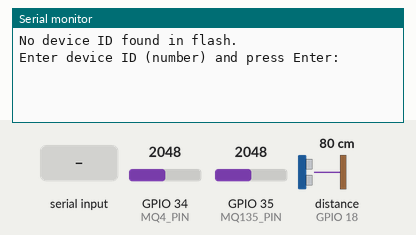
Recording of a program running on a simulated ESP32. On the bench: the last lines printed to the serial monitor. The inputs (shaded band) are chosen by the test bench; at power-on: distance to the obstacle (sensor on GPIO 18) 80 cm, GPIO 34 (MQ4_PIN) = 2048, GPIO 35 (MQ135_PIN) = 2048 (analog values on the 0–4095 scale). The echo pulse lasts 58.3 µs per cm; WiFi joins after 1.5 s; servers stay silent unless stated; uploads are accepted with an empty reply; EEPROM starts erased.

Above: at 2.0 s.
2.1 s: "90,45\n" received over Serial
At 2.9 s:
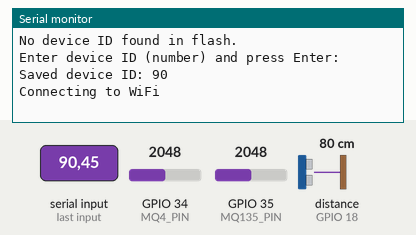
3.9 s: distance to the obstacle (sensor on GPIO 18) set to 4 cm
At 5.9 s:
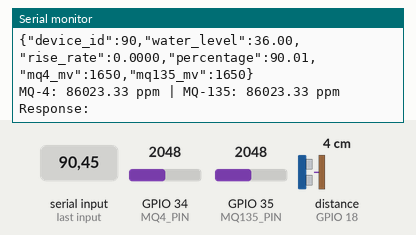

Measured:
- after the input at 2.1 s, the serial monitor: prints a new line at once (image 1)
- after the input at 3.9 s, the serial monitor: prints a new line after 1.1 s (image 2)

The program:

main.cpp
```cpp
#include <WiFi.h>
#include <HTTPClient.h>
#include <math.h>
#include <Preferences.h>
#include "WaterLevel.h"

Preferences preferences;
uint32_t deviceId = 0;

uint32_t getOrCreateDeviceId() {
    preferences.begin("sensor_cfg", false);

    uint32_t savedId = preferences.getUInt("device_id", 0);

    if (savedId == 0) {
        Serial.println("No device ID found in flash.");
        Serial.println("Enter device ID (number) and press Enter:");

        while (!Serial.available()) {
            delay(100);
        }

        String input = Serial.readStringUntil('\n');
        input.trim();

        if (input.length() == 0) {
            input = "1";
        }

        savedId = input.toInt();
        preferences.putUInt("device_id", savedId);
        Serial.print("Saved device ID: ");
        Serial.println(savedId);
    } else {
        Serial.print("Loaded device ID: ");
        Serial.println(savedId);
    }

    preferences.end();
    return savedId;
}

// ===== WIFI CONFIG =====
const char* ssid = "Esptest";
const char* password = "Gouda#15";

// ===== SERVER CONFIG =====
// Replace with your laptop IP (VERY IMPORTANT)
const char* serverURL = "http://10.226.209.237:5000/api/sensor_readings";

// ===== SENSOR CONFIG =====
#define TRIG_PIN 5
#define ECHO_PIN 18
#define BASE_HEIGHT_CM 40.0   // distance from sensor to bottom
#define MQ4_PIN 34   // connect MQ-4 A0/D0 output to GPIO34
#define MQ135_PIN 35 // connect MQ-135 A0/D0 output to GPIO35

// MQ-4 conversion constants
const float RL_VALUE = 1.0;       // Load resistance in kilo-ohms (adjust to your board)
const float R0_BASELINE = 10.0;   // Your calibrated sensor R0 value in clean air
const float A_MULTIPLIER = 1012.7; // Methane curve multiplier
const float B_EXPONENT = -2.786;  // Methane curve exponent

WaterLevel waterSensor(TRIG_PIN, ECHO_PIN, BASE_HEIGHT_CM);

struct GasSensorReadings {
    uint16_t mq4Raw;
    uint16_t mq135Raw;
    uint16_t mq4Mv;
    uint16_t mq135Mv;
};

GasSensorReadings readGasSensors() {
    GasSensorReadings readings = {0, 0, 0, 0};

    readings.mq4Raw = analogRead(MQ4_PIN);
    readings.mq135Raw = analogRead(MQ135_PIN);
    readings.mq4Mv = analogReadMilliVolts(MQ4_PIN);
    readings.mq135Mv = analogReadMilliVolts(MQ135_PIN);

    return readings;
}

float convertMvToPpm(uint32_t millivolts) {
    float vs = (float)millivolts / 1000.0;
    if (vs >= 5.0) vs = 4.99;
    if (vs <= 0.0) vs = 0.01;

    float rs = ((5.0 - vs) / vs) * RL_VALUE;
    float ratio = rs / R0_BASELINE;
    float ppm = A_MULTIPLIER * pow(ratio, B_EXPONENT);

    return ppm;
}

// Timing
unsigned long lastSendTime = 0;
const long sendInterval = 5000; // send every 5 sec

void setup() {
    Serial.begin(115200);
    delay(1000);
    deviceId = getOrCreateDeviceId();
    analogReadResolution(12);
    analogSetPinAttenuation(MQ4_PIN, ADC_11db);
    analogSetPinAttenuation(MQ135_PIN, ADC_11db);

    // Initialize sensor
    waterSensor.begin();

    // Connect to WiFi
    WiFi.begin(ssid, password);
    Serial.print("Connecting to WiFi");

    while (WiFi.status() != WL_CONNECTED) {
        delay(500);
        Serial.print(".");
    }

    Serial.println("\nConnected!");
    Serial.print("ESP32 IP: ");
    Serial.println(WiFi.localIP());
}

void loop() {
    waterSensor.update();

    unsigned long currentMillis = millis();

    if (currentMillis - lastSendTime >= sendInterval) {
        lastSendTime = currentMillis;

        if (WiFi.status() == WL_CONNECTED) {
            HTTPClient http;

            http.begin(serverURL);
            http.addHeader("Content-Type", "application/json");

            // Get sensor values
            float waterLevel = waterSensor.getWaterLevel();
            float riseRate = waterSensor.getRiseRate();
            float percentage = waterSensor.getPercentageFilled(BASE_HEIGHT_CM);
            GasSensorReadings gasReadings = readGasSensors();

            // Create JSON
            float mq4Ppm = convertMvToPpm(gasReadings.mq4Mv);
            float mq135Ppm = convertMvToPpm(gasReadings.mq135Mv);

            String jsonData = "{";
               jsonData += "\"device_id\":" + String(deviceId) + ",";
               jsonData += "\"water_level\":" + String(waterLevel, 2) + ",";
               jsonData += "\"rise_rate\":" + String(riseRate, 4) + ",";
               jsonData += "\"percentage\":" + String(percentage, 2) + ",";
               jsonData += "\"mq4_mv\":" + String(gasReadings.mq4Mv) + ",";
               jsonData += "\"mq135_mv\":" + String(gasReadings.mq135Mv);
               jsonData += "}";

            Serial.println("Sending Data:");
            Serial.println(jsonData);
            Serial.print("MQ-4: ");
            Serial.print(mq4Ppm, 2);
            Serial.print(" ppm | MQ-135: ");
            Serial.print(mq135Ppm, 2);
            Serial.println(" ppm");

            int httpResponseCode = http.POST(jsonData);

            if (httpResponseCode > 0) {
                String response = http.getString();
                Serial.print("Response: ");
                Serial.println(response);
            } else {
                Serial.print("Error: ");
                Serial.println(httpResponseCode);
            }

            http.end();
        } else {
            Serial.println("WiFi Disconnected!");
        }
    }
}
```
